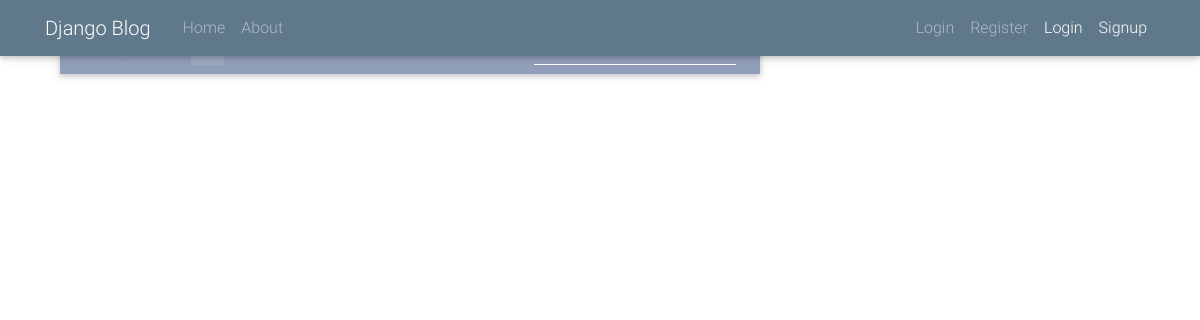
Before: / with the older database file.
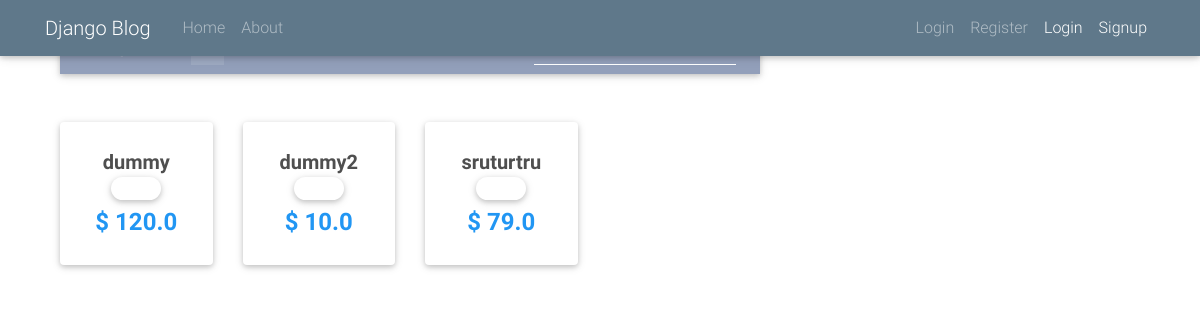
After: the same page with the newer database file.
### products/models.py (models this page shows, shortened)
class Item(models.Model):
    title = models.CharField(max_length=150)
    price = models.FloatField()
    discount_price = models.FloatField(blank=True, null=True)
    quality = models.CharField(max_length=30, choices=QUALITY_CHOICE)
    description = models.TextField(max_length=400)
    def get_absolute_url(self):
        return reverse('shop_views-product', args=[str(self.id)])

### products/views.py (the view)
# urls.py: path('', HomeView.as_view(), name="shop_views-home"),
class HomeView(ListView):
    model = Item
    template_name = "shop_views/home.html"

### shop_views/templates/shop_views/home.html (shortened to what this page needs)
{% extends "shop_views/base.html" %}
{% block content %}
  <main>
    <div class="container">
      <nav class="navbar navbar-expand-lg navbar-dark mdb-color lighten-3 mt-3 mb-5">
        <span class="navbar-brand">Categories:</span>
        <div class="collapse navbar-collapse" id="basicExampleNav">
          <ul class="navbar-nav mr-auto">
            <li class="nav-item active">
              <a class="nav-link" href="#">All
              </a>
            </li>
            <li class="nav-item">
              <a class="nav-link" href="#">Shirts</a>
            </li>
            <li class="nav-item">
              <a class="nav-link" href="#">Sport wears</a>
            </li>
            <li class="nav-item">
              <a class="nav-link" href="#">Outwears</a>
            </li>
          </ul>
          <form class="form-inline">
            <div class="md-form my-0">
            </div>
          </form>
        </div>
      </nav>
      <section class="text-center mb-4">
        <div class="row wow fadeIn">
          {% for item in object_list %}
          <div class="col-lg-3 col-md-6 mb-4">
            <div class="card">
              <div class="card-body text-center">
                <h5>
                  <strong>
                    <a href="{{ item.get_absolute_url }}" class="dark-grey-text">{{ item.title }}
                      <span class="badge badge-pill {{ item.get_label_display }}-color">NEW</span>
                    </a>
                  </strong>
                </h5>
                <h4 class="font-weight-bold blue-text">
                  <strong>$
                  {% if item.discount_price %}
                  {{ item.discount_price }}
                  {% else %}
                  {{ item.price }}
                  {% endif %}
                  </strong>
                </h4>
              </div>
            </div>
          </div>
          {% endfor %}
        </div>
      </section>
    </div>
  </main>
{% endblock content %}

### shop_views/templates/shop_views/base.html (shortened to what this page needs)
{% load static %}
<!DOCTYPE html>
<html>
<head>
    <link rel="stylesheet" href="https://maxcdn.bootstrapcdn.com/bootstrap/4.0.0/css/bootstrap.min.css"
>
    <link rel="stylesheet" type="text/css" href="{% static 'shop_views/main.css' %}">
    <link rel="stylesheet" href="https://use.fontawesome.com/releases/v5.8.1/css/all.css">
    <link href="{% static 'css/bootstrap.min.css' %}" rel="stylesheet">
    <link href="{% static 'css/mdb.min.css' %}" rel="stylesheet">
    <link href="{% static 'css/style.min.css' %}" rel="stylesheet">
</head>
<body>
<header class="site-header">
    <nav class="navbar navbar-expand-md navbar-dark bg-steel fixed-top">
        <div class="container">
            <a class="navbar-brand mr-4" href="{% url 'shop_views-home' %}">Django Blog</a>
            <div class="collapse navbar-collapse" id="navbarToggle">
                <div class="navbar-nav mr-auto">
                    <a class="nav-item nav-link" href="{% url 'shop_views-home' %}">Home</a>
                    <a class="nav-item nav-link" href="{% url 'shop_views-about' %}">About</a>
                </div>
                <div class="navbar-nav">
                    {% if user.is_authenticated %}
                    <a class="nav-item nav-link" href="{% url 'users-logout' %}">Logout</a>
                    {% else %}
                    <a class="nav-item nav-link" href="{% url 'users-login' %}">Login</a>
                    <a class="nav-item nav-link" href="{% url 'users-register' %}">Register</a>
                    {% endif %}
                    <ul class="navbar-nav nav-flex-icons">
                        {% if request.user.is_authenticated %}
                        <li class="nav-item">
                            <a href="{% url 'shop_views-summary' %}" class="nav-link waves-effect">
                                <span class="badge red z-depth-1 mr-1"> 1 </span>
                                <i class="fas fa-shopping-cart"></i>
                                <span class="clearfix d-none d-sm-inline-block"> Cart </span>
                            </a>
                        </li>
                        <li class="nav-item">
                            <a class="nav-link waves-effect" href="{% url 'users-logout' %}">
                                <span class="clearfix d-none d-sm-inline-block"> Logout </span>
                            </a>
                        </li>
                        {% else %}
                        <li class="nav-item">
                            <a class="nav-link waves-effect" href="{% url 'users-login' %}">
                                <span class="clearfix d-none d-sm-inline-block"> Login </span>
                            </a>
                        </li>
                        <li class="nav-item">
                            <a class="nav-link waves-effect" href="{% url 'users-register' %}">
                                <span class="clearfix d-none d-sm-inline-block"> Signup </span>
                            </a>
                        </li>
                        {% endif %}
                    </ul>
                </div>
            </div>
        </div>
    </nav>
</header>
<main role="main" class="container">
    <div class="row">
        <div class="col-md-8">
            {% block content %}{% endblock %}
        </div>
    </div>
</main>
</body>
</html>

### shop_views/static/shop_views/main.css (style rules this page uses)
body { background: #fafafa; color: #333333; margin-top: 5rem; }
h1, h2, h3, h4, h5, h6 { color: #444444; }
ul { margin: 0; }
.bg-steel { background-color: #5f788a; }
.site-header .navbar-nav .nav-link { color: #cbd5db; }

Changed rows visible on the page:
added Item: title "dummy", price "120.0"
added Item: title "dummy2", discount_price "10.0"
added Item: title "sruturtru", price "79.0"
